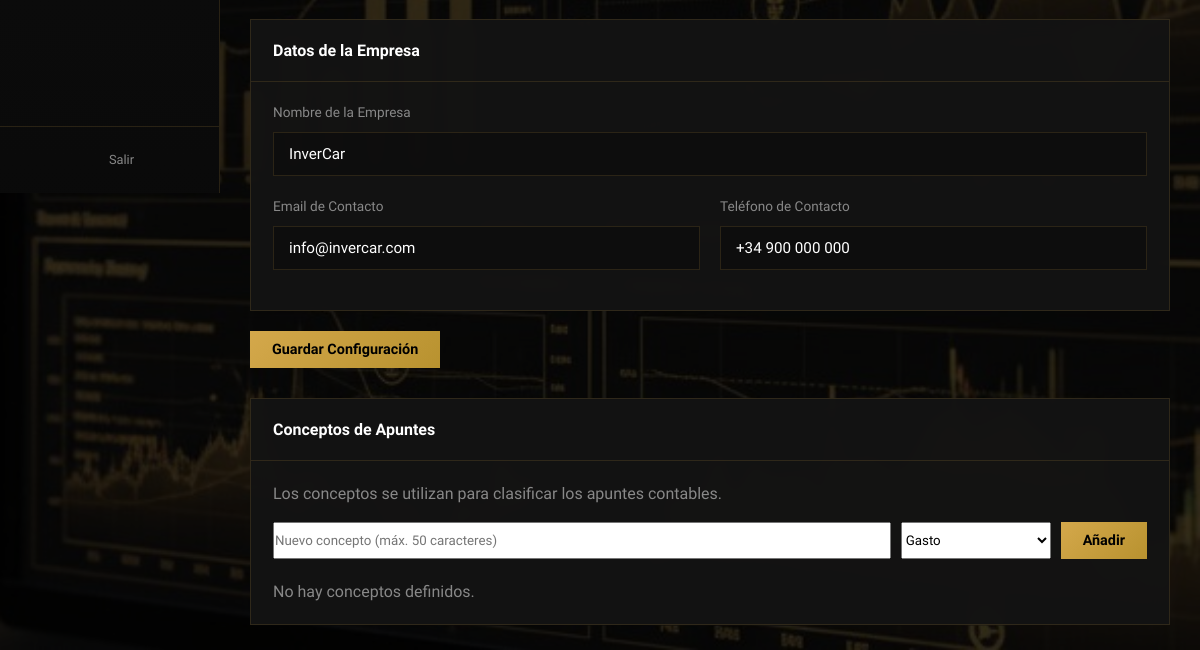
The page /admin/configuracion.php (signed in, lower part) on the database as committed earlier.
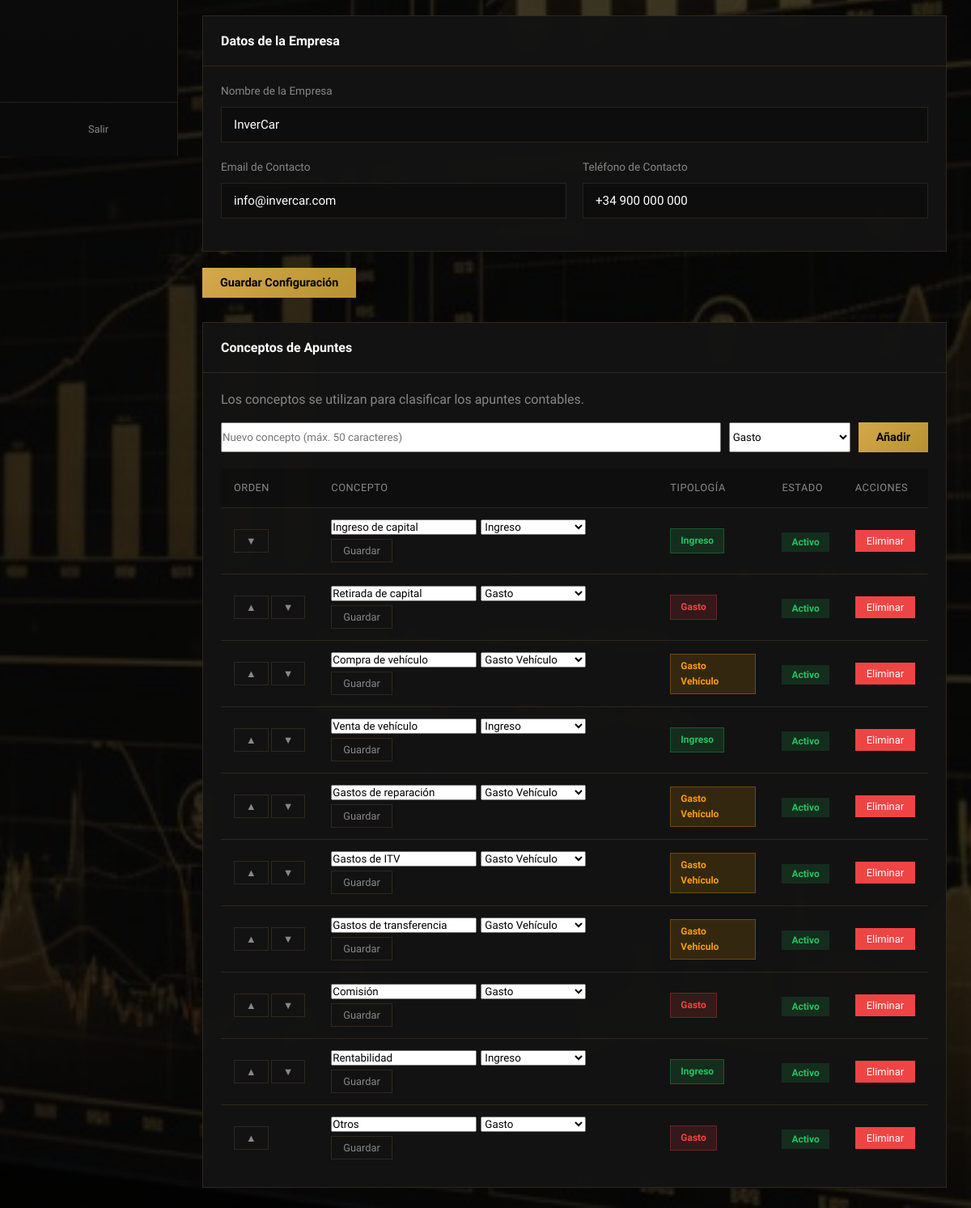
The same page on the database as committed later.
### tables this page shows
CREATE TABLE IF NOT EXISTS `conceptos` (
  `id` INT UNSIGNED NOT NULL AUTO_INCREMENT,
  `concepto` VARCHAR(50) NOT NULL,
  `tipologia` ENUM('ingreso', 'gasto', 'gasto_vehiculo') NOT NULL DEFAULT 'gasto' COMMENT 'Tipología del concepto',
  `orden` INT UNSIGNED NOT NULL DEFAULT 0 COMMENT 'Orden de visualización',
  `activo` TINYINT(1) NOT NULL DEFAULT 1,
  `created_at` TIMESTAMP DEFAULT CURRENT_TIMESTAMP,
  PRIMARY KEY (`id`),
  KEY `idx_tipologia` (`tipologia`),
  KEY `idx_orden` (`orden`)
);

### includes/functions.php (called while the page is built, shortened)
<?php
function escape($string) {
    return htmlspecialchars($string, ENT_QUOTES, 'UTF-8');
}

### admin/configuracion.php (the view, shortened to what this page needs)
<?php
$db = getDB();
$config = [];
$stmt = $db->query("SELECT clave, valor FROM configuracion");
foreach ($stmt->fetchAll() as $row) {
    $config[$row['clave']] = $row['valor'];
}
$conceptos = $db->query("SELECT * FROM conceptos ORDER BY orden ASC, id ASC")->fetchAll();
$todosOrdenCero = true;
if ($todosOrdenCero && count($conceptos) > 0) {
    $orden = 1;
    foreach ($conceptos as $c) {
        $db->prepare("UPDATE conceptos SET orden = ? WHERE id = ?")->execute([$orden, $c['id']]);
        $orden++;
    }
    $conceptos = $db->query("SELECT * FROM conceptos ORDER BY orden ASC, id ASC")->fetchAll();
}
?>
<!DOCTYPE html>
<html lang="es">
<head>
    <link rel="stylesheet" href="../assets/css/admin.css">
</head>
<body>
    <div class="admin-wrapper">
        <?php include __DIR__ . '/includes/sidebar.php'; ?>
        <main class="main-content">
            <form method="POST">
                <div class="card" style="margin-bottom: 20px;">
                    <div class="card-header">
                        <h2>Datos de la Empresa</h2>
                    </div>
                    <div class="card-body">
                        <div class="form-group">
                            <label>Nombre de la Empresa</label>
                            <input type="text" name="nombre_empresa"
                                   value="<?php echo escape($config['nombre_empresa'] ?? 'InverCar'); ?>">
                        </div>
                        <div class="form-row">
                            <div class="form-group">
                                <label>Email de Contacto</label>
                                <input type="email" name="email_empresa"
                                       value="<?php echo escape($config['email_empresa'] ?? ''); ?>">
                            </div>
                            <div class="form-group">
                                <label>Teléfono de Contacto</label>
                                <input type="text" name="telefono_empresa"
                                       value="<?php echo escape($config['telefono_empresa'] ?? ''); ?>">
                            </div>
                        </div>
                    </div>
                </div>
                <button type="submit" class="btn btn-primary">Guardar Configuración</button>
            </form>
            <div class="card" style="margin-top: 30px;">
                <div class="card-header">
                    <h2>Conceptos de Apuntes</h2>
                </div>
                <div class="card-body">
                    <p style="color: var(--text-muted); margin-bottom: 15px;">Los conceptos se utilizan para clasificar los apuntes contables.</p>
                    <form method="POST" style="display: flex; gap: 10px; margin-bottom: 20px; flex-wrap: wrap;">
                        <input type="text" name="concepto" placeholder="Nuevo concepto (máx. 50 caracteres)" maxlength="50" style="flex: 1; min-width: 200px;">
                        <select name="tipologia" style="width: 150px;">
                            <option value="gasto" selected>Gasto</option>
                        </select>
                        <button type="submit" class="btn btn-primary">Añadir</button>
                    </form>
                    <?php if (empty($conceptos)): ?>
                        <p style="color: var(--text-muted);">No hay conceptos definidos.</p>
                    <?php else: ?>
                        <div class="table-responsive">
                            <table>
                                <thead>
                                    <tr>
                                        <th style="width: 80px;">Orden</th>
                                        <th>Concepto</th>
                                        <th>Tipología</th>
                                        <th>Estado</th>
                                        <th>Acciones</th>
                                    </tr>
                                </thead>
                                <tbody>
                                    <?php
                                    $tipologiaBadge = [
                                        'ingreso' => 'badge-success',
                                        'gasto' => 'badge-danger',
                                        'gasto_vehiculo' => 'badge-warning'
                                    ];
                                    $tipologiaTexto = [
                                        'ingreso' => 'Ingreso',
                                        'gasto' => 'Gasto',
                                        'gasto_vehiculo' => 'Gasto Vehículo'
                                    ];
                                    $totalConceptos = count($conceptos);
                                    foreach ($conceptos as $idx => $c): ?>
                                    <tr>
                                        <td>
                                            <div style="display: flex; gap: 3px;">
                                                <?php if ($idx > 0): ?>
                                                <form method="POST" style="display: inline;">
                                                    <button type="submit" class="btn btn-sm btn-outline" title="Subir">▲</button>
                                                </form>
                                                <?php endif; ?>
                                                <?php if ($idx < $totalConceptos - 1): ?>
                                                <form method="POST" style="display: inline;">
                                                    <button type="submit" class="btn btn-sm btn-outline" title="Bajar">▼</button>
                                                </form>
                                                <?php endif; ?>
                                            </div>
                                        </td>
                                        <td>
                                            <form method="POST" style="display: flex; gap: 5px; flex-wrap: wrap;">
                                                <input type="text" name="concepto" value="<?php echo escape($c['concepto']); ?>" maxlength="50" style="width: 180px;">
                                                <select name="tipologia" style="width: 130px;">
                                                    <option value="ingreso" <?php echo ($c['tipologia'] ?? 'gasto') === 'ingreso' ? 'selected' : ''; ?>>Ingreso</option>
                                                    <option value="gasto" <?php echo ($c['tipologia'] ?? 'gasto') === 'gasto' ? 'selected' : ''; ?>>Gasto</option>
                                                    <option value="gasto_vehiculo" <?php echo ($c['tipologia'] ?? 'gasto') === 'gasto_vehiculo' ? 'selected' : ''; ?>>Gasto Vehículo</option>
                                                </select>
                                                <button type="submit" class="btn btn-sm btn-outline">Guardar</button>
                                            </form>
                                        </td>
                                        <td>
                                            <span class="badge <?php echo $tipologiaBadge[$c['tipologia'] ?? 'gasto'] ?? 'badge-info'; ?>">
                                                <?php echo $tipologiaTexto[$c['tipologia'] ?? 'gasto'] ?? ucfirst($c['tipologia'] ?? 'gasto'); ?>
                                            </span>
                                        </td>
                                        <td>
                                            <form method="POST" style="display: inline;">
                                                <button type="submit" class="badge <?php echo $c['activo'] ? 'badge-success' : 'badge-danger'; ?>" style="cursor: pointer; border: none;">
                                                    <?php echo $c['activo'] ? 'Activo' : 'Inactivo'; ?>
                                                </button>
                                            </form>
                                        </td>
                                        <td>
                                            <form method="POST" style="display: inline;" onsubmit="return confirm('Eliminar este concepto? Solo es posible si no tiene apuntes asociados.');">
                                                <button type="submit" class="btn btn-sm btn-danger">Eliminar</button>
                                            </form>
                                        </td>
                                    </tr>
                                    <?php endforeach; ?>
                                </tbody>
                            </table>
                        </div>
                    <?php endif; ?>
                </div>
            </div>
        </main>
    </div>
</body>
</html>

### admin/includes/sidebar.php (shortened to what this page needs)
<aside class="sidebar" id="sidebar">
    <ul class="sidebar-menu">
    </ul>
    <div class="sidebar-footer">
        <a href="logout.php" class="logout-btn" title="Cerrar Sesión">
            <span class="icon"><?php echo $icons['logout']; ?></span>
            <span class="menu-text">Salir</span>
        </a>
    </div>
</aside>

### assets/css/admin.css (style rules this page uses)
:root { --primary-color: #d4a84b; --primary-dark: #b8922f; --primary-light: #e8c068; --secondary-color: #1a1a1a; --dark-bg: #0a0a0a; --card-bg: rgba(20, 20, 20, 0.95); --card-bg-solid: #141414; --text-light: #ffffff; --text-muted: #888888; --border-color: rgba(212, 168, 75, 0.15); --success: #10b981; --danger: #ef4444; --warning: #f59e0b; --gold: #d4a84b; --gold-light: #e8c068; --sidebar-width: 220px; --green-accent: #22c55e; --blue-accent: #3b82f6; }
* { margin: 0; padding: 0; box-sizing: border-box; }
body { font-family: 'Raleway', sans-serif; background-color: var(--dark-bg); color: var(--text-light); line-height: 1.6; }
input, textarea, select, button { font-family: 'Raleway', sans-serif; }
a { text-decoration: none; color: inherit; }
.admin-wrapper { display: flex; min-height: 100vh; background-image: url('../images/admin-bg.jpg'); background-size: cover; background-position: center; background-attachment: fixed; }
.admin-wrapper::before { content: ''; position: fixed; top: 0; left: 0; right: 0; bottom: 0; background: rgba(0, 0, 0, 0.75); pointer-events: none; z-index: 0; }
.sidebar { width: var(--sidebar-width); background: linear-gradient(180deg, rgba(15, 15, 15, 0.98) 0%, rgba(10, 10, 10, 0.98) 100%); padding: 0; position: fixed; height: 100vh; overflow-y: auto; overflow-x: hidden; border-right: 1px solid var(--border-color); z-index: 100; backdrop-filter: blur(10px); transition: width 0.3s ease; display: flex; flex-direction: column; }
.sidebar-menu { list-style: none; padding: 15px 0; flex: 1; }
.sidebar-footer { padding: 15px; border-top: 1px solid var(--border-color); }
.logout-btn { display: flex; align-items: center; justify-content: center; gap: 8px; padding: 8px 12px; background: transparent; border: none; border-radius: 6px; color: var(--text-muted); font-size: 0.8rem; transition: all 0.3s ease; width: 100%; }
.logout-btn .icon { width: 16px; height: 16px; display: flex; align-items: center; justify-content: center; }
.main-content { flex: 1; margin-left: var(--sidebar-width); padding: 25px 30px; position: relative; z-index: 1; min-height: 100vh; transition: margin-left 0.3s ease; }
.card { background: var(--card-bg); border-radius: 0; border: 1px solid var(--border-color); overflow: hidden; backdrop-filter: blur(10px); }
.card-header { display: flex; justify-content: space-between; align-items: center; padding: 18px 22px; border-bottom: 1px solid var(--border-color); }
.card-header h2 { font-size: 1rem; font-weight: 600; }
.card-body { padding: 20px 22px; }
.table-responsive { overflow-x: auto; }
table { width: 100%; border-collapse: collapse; }
table th, table td { padding: 14px 16px; text-align: left; border-bottom: 1px solid var(--border-color); }
table th { color: var(--text-muted); font-weight: 500; font-size: 0.8rem; text-transform: uppercase; letter-spacing: 0.5px; background: rgba(0, 0, 0, 0.2); }
table tbody tr { transition: background 0.2s; }
table tbody tr:last-child td { border-bottom: none; }
.badge { display: inline-block; padding: 5px 12px; border-radius: 0; font-size: 0.75rem; font-weight: 600; }
.badge-success { background: rgba(34, 197, 94, 0.15); color: var(--green-accent); border: 1px solid rgba(34, 197, 94, 0.3); }
.badge-warning { background: rgba(245, 158, 11, 0.15); color: var(--warning); border: 1px solid rgba(245, 158, 11, 0.3); }
.badge-danger { background: rgba(239, 68, 68, 0.15); color: var(--danger); border: 1px solid rgba(239, 68, 68, 0.3); }
.btn { display: inline-block; padding: 10px 22px; border-radius: 0; font-weight: 500; font-size: 0.9rem; cursor: pointer; transition: all 0.3s ease; border: none; }
.btn-sm { padding: 6px 14px; font-size: 0.8rem; border-radius: 0; }
.btn-primary { background: linear-gradient(135deg, var(--gold) 0%, var(--primary-dark) 100%); color: #000; font-weight: 600; }
.btn-danger { background: var(--danger); color: white; }
.btn-outline { background: transparent; border: 1px solid var(--border-color); color: var(--text-muted); }
.form-group { margin-bottom: 20px; }
.form-group label { display: block; margin-bottom: 8px; font-weight: 500; font-size: 0.85rem; color: var(--text-muted); }
.form-group input, .form-group textarea, .form-group select { width: 100%; padding: 12px 15px; border: 1px solid var(--border-color); border-radius: 0; background: rgba(0, 0, 0, 0.3); color: var(--text-light); font-size: 0.95rem; transition: all 0.3s; }
.form-row { display: grid; grid-template-columns: repeat(auto-fit, minmax(200px, 1fr)); gap: 20px; }

Rows that differ between the two databases and show on the page:
added conceptos: concepto "Ingreso de capital", tipologia "Ingreso", activo "Activo"
added conceptos: concepto "Retirada de capital", tipologia "Gasto", activo "Activo"
added conceptos: concepto "Compra de vehículo", tipologia "Gasto Vehículo", activo "Activo"
added conceptos: concepto "Venta de vehículo", tipologia "Ingreso", activo "Activo"
added conceptos: concepto "Gastos de reparación", tipologia "Gasto Vehículo", activo "Activo"
added conceptos: concepto "Gastos de ITV", tipologia "Gasto Vehículo", activo "Activo"
added conceptos: concepto "Gastos de transferencia", tipologia "Gasto Vehículo", activo "Activo"
added conceptos: concepto "Comisión", tipologia "Gasto", activo "Activo"
added conceptos: concepto "Rentabilidad", tipologia "Ingreso", activo "Activo"
added conceptos: concepto "Otros", tipologia "Gasto", activo "Activo"
Other text that changed with them:
text no longer shown: "No hay conceptos definidos."
text now shown: "ORDEN CONCEPTO TIPOLOGÍA ESTADO ACCIONES"
